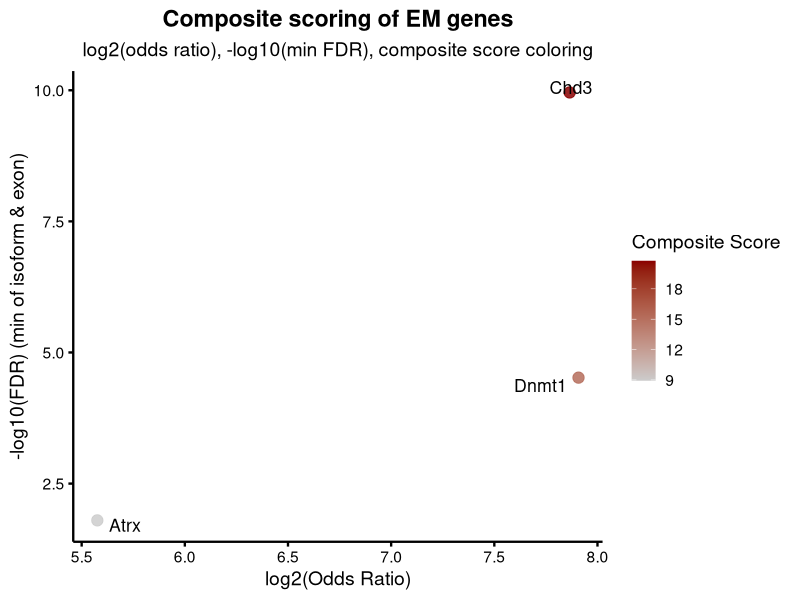
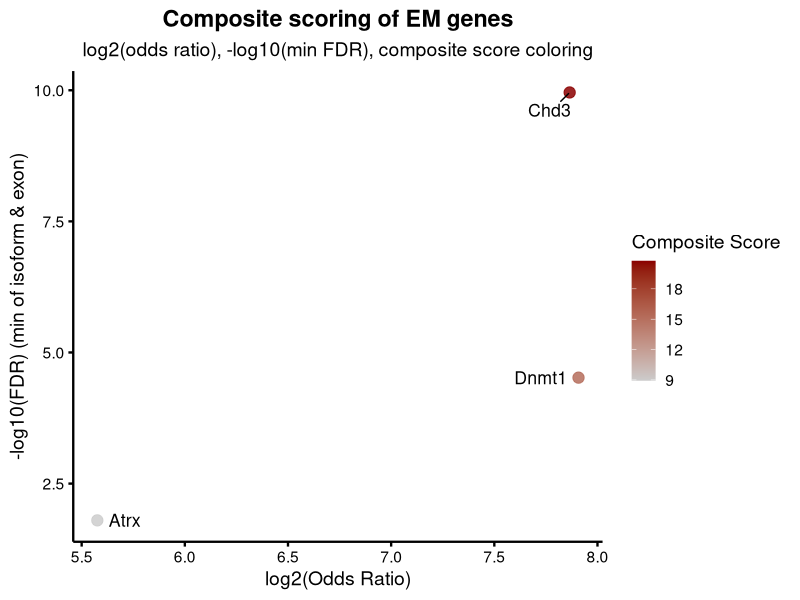

Write the R code that produced these figures, in order.
library(ggplot2)
library(ggrepel)
library(readr)
library(dplyr)

# 1. Load ranked EM gene data
ranked <- read_csv("EM_genes_intersected_genes_ranked_by_composite_score.csv", show_col_types = FALSE)

# 2. Handle infinite odds ratios and compute log-transformed metrics
ranked <- ranked %>%
  mutate(
    odds_ratio_capped = ifelse(is.infinite(odds_ratio), 1024, odds_ratio),
    log2_odds_ratio = pmin(log2(odds_ratio_capped + 1e-6), 10),  # Cap at log2(1024)
    neg_log10_min_fdr = -log10(pmin(isoform_fdr, exon_fdr) + 1e-10)
  )

# 3. Select top 10 by composite score for labeling
top10 <- ranked %>% slice_max(order_by = composite_score, n = 10)

# 4. Plot
em_plot <- ggplot(ranked, aes(x = log2_odds_ratio, y = neg_log10_min_fdr, color = composite_score)) +
  geom_point(size = 3.5, alpha = 0.85) +
  scale_color_gradient(low = "gray80", high = "darkred") +
  labs(
    title = "Composite scoring of EM genes",
    subtitle = "log2(odds ratio), -log10(min FDR), composite score coloring",
    x = "log2(Odds Ratio)",
    y = "-log10(FDR) (min of isoform & exon)",
    color = "Composite Score"
  ) +
  theme_minimal(base_size = 14) +
  theme(
    panel.grid = element_blank(),
    axis.line = element_line(color = "black", linewidth = 0.8),
    axis.ticks = element_line(color = "black", linewidth = 0.8),
    axis.text = element_text(color = "black"),
    axis.title = element_text(color = "black"),
    plot.title = element_text(hjust = 0.5, face = "bold"),
    plot.subtitle = element_text(hjust = 0.5)
  ) +
  geom_text_repel(data = top10, aes(label = gene_name), size = 4.5, color = "black", box.padding = 0.5)

# 5. Save plot
ggsave("em_genes_composite_plot.pdf", plot = em_plot, width = 10, height = 6, dpi = 300)

# Optional: Show it
print(em_plot)
